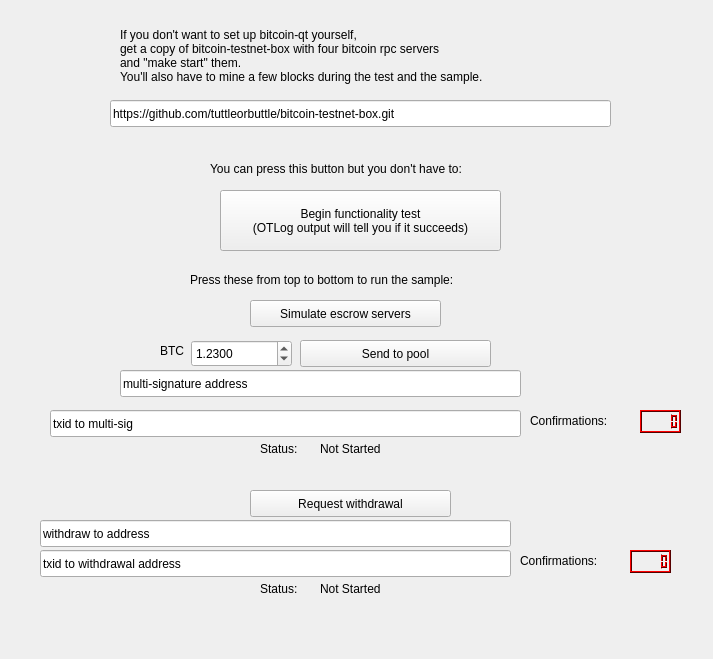
<?xml version="1.0" encoding="UTF-8"?>
<ui version="4.0">
 <class>BtcGuiTest</class>
 <widget class="QWidget" name="BtcGuiTest">
  <property name="geometry">
   <rect>
    <x>0</x>
    <y>0</y>
    <width>713</width>
    <height>659</height>
   </rect>
  </property>
  <property name="windowTitle">
   <string>The best GUI money can buy</string>
  </property>
  <widget class="QPushButton" name="testButton">
   <property name="geometry">
    <rect>
     <x>220</x>
     <y>190</y>
     <width>281</width>
     <height>61</height>
    </rect>
   </property>
   <property name="text">
    <string>Begin functionality test
(OTLog output will tell you if it succeeds)</string>
   </property>
  </widget>
  <widget class="QPushButton" name="simulateEscrSrvrsButton">
   <property name="geometry">
    <rect>
     <x>250</x>
     <y>300</y>
     <width>191</width>
     <height>27</height>
    </rect>
   </property>
   <property name="text">
    <string>Simulate escrow servers</string>
   </property>
  </widget>
  <widget class="QPushButton" name="sendToEscrButton">
   <property name="geometry">
    <rect>
     <x>300</x>
     <y>340</y>
     <width>191</width>
     <height>27</height>
    </rect>
   </property>
   <property name="text">
    <string>Send to pool</string>
   </property>
  </widget>
  <widget class="QLineEdit" name="txidToEscrEdit">
   <property name="geometry">
    <rect>
     <x>50</x>
     <y>410</y>
     <width>471</width>
     <height>27</height>
    </rect>
   </property>
   <property name="text">
    <string>txid to multi-sig</string>
   </property>
  </widget>
  <widget class="QLineEdit" name="depositAddrEdit">
   <property name="geometry">
    <rect>
     <x>120</x>
     <y>370</y>
     <width>401</width>
     <height>27</height>
    </rect>
   </property>
   <property name="text">
    <string>multi-signature address</string>
   </property>
  </widget>
  <widget class="QLabel" name="label">
   <property name="geometry">
    <rect>
     <x>530</x>
     <y>410</y>
     <width>101</width>
     <height>21</height>
    </rect>
   </property>
   <property name="text">
    <string>Confirmations:</string>
   </property>
  </widget>
  <widget class="QLCDNumber" name="confToEscrNumber">
   <property name="geometry">
    <rect>
     <x>640</x>
     <y>410</y>
     <width>41</width>
     <height>23</height>
    </rect>
   </property>
   <property name="palette">
    <palette>
     <active>
      <colorrole role="WindowText">
       <brush brushstyle="SolidPattern">
        <color alpha="255">
         <red>0</red>
         <green>0</green>
         <blue>0</blue>
        </color>
       </brush>
      </colorrole>
      <colorrole role="Button">
       <brush brushstyle="SolidPattern">
        <color alpha="255">
         <red>170</red>
         <green>0</green>
         <blue>0</blue>
        </color>
       </brush>
      </colorrole>
      <colorrole role="Light">
       <brush brushstyle="SolidPattern">
        <color alpha="255">
         <red>255</red>
         <green>0</green>
         <blue>0</blue>
        </color>
       </brush>
      </colorrole>
      <colorrole role="Midlight">
       <brush brushstyle="SolidPattern">
        <color alpha="255">
         <red>212</red>
         <green>0</green>
         <blue>0</blue>
        </color>
       </brush>
      </colorrole>
      <colorrole role="Dark">
       <brush brushstyle="SolidPattern">
        <color alpha="255">
         <red>85</red>
         <green>0</green>
         <blue>0</blue>
        </color>
       </brush>
      </colorrole>
      <colorrole role="Mid">
       <brush brushstyle="SolidPattern">
        <color alpha="255">
         <red>113</red>
         <green>0</green>
         <blue>0</blue>
        </color>
       </brush>
      </colorrole>
      <colorrole role="Text">
       <brush brushstyle="SolidPattern">
        <color alpha="255">
         <red>0</red>
         <green>0</green>
         <blue>0</blue>
        </color>
       </brush>
      </colorrole>
      <colorrole role="BrightText">
       <brush brushstyle="SolidPattern">
        <color alpha="255">
         <red>255</red>
         <green>255</green>
         <blue>255</blue>
        </color>
       </brush>
      </colorrole>
      <colorrole role="ButtonText">
       <brush brushstyle="SolidPattern">
        <color alpha="255">
         <red>0</red>
         <green>0</green>
         <blue>0</blue>
        </color>
       </brush>
      </colorrole>
      <colorrole role="Base">
       <brush brushstyle="SolidPattern">
        <color alpha="255">
         <red>255</red>
         <green>255</green>
         <blue>255</blue>
        </color>
       </brush>
      </colorrole>
      <colorrole role="Window">
       <brush brushstyle="SolidPattern">
        <color alpha="255">
         <red>170</red>
         <green>0</green>
         <blue>0</blue>
        </color>
       </brush>
      </colorrole>
      <colorrole role="Shadow">
       <brush brushstyle="SolidPattern">
        <color alpha="255">
         <red>0</red>
         <green>0</green>
         <blue>0</blue>
        </color>
       </brush>
      </colorrole>
      <colorrole role="AlternateBase">
       <brush brushstyle="SolidPattern">
        <color alpha="255">
         <red>212</red>
         <green>127</green>
         <blue>127</blue>
        </color>
       </brush>
      </colorrole>
      <colorrole role="ToolTipBase">
       <brush brushstyle="SolidPattern">
        <color alpha="255">
         <red>255</red>
         <green>255</green>
         <blue>220</blue>
        </color>
       </brush>
      </colorrole>
      <colorrole role="ToolTipText">
       <brush brushstyle="SolidPattern">
        <color alpha="255">
         <red>0</red>
         <green>0</green>
         <blue>0</blue>
        </color>
       </brush>
      </colorrole>
     </active>
     <inactive>
      <colorrole role="WindowText">
       <brush brushstyle="SolidPattern">
        <color alpha="255">
         <red>0</red>
         <green>0</green>
         <blue>0</blue>
        </color>
       </brush>
      </colorrole>
      <colorrole role="Button">
       <brush brushstyle="SolidPattern">
        <color alpha="255">
         <red>170</red>
         <green>0</green>
         <blue>0</blue>
        </color>
       </brush>
      </colorrole>
      <colorrole role="Light">
       <brush brushstyle="SolidPattern">
        <color alpha="255">
         <red>255</red>
         <green>0</green>
         <blue>0</blue>
        </color>
       </brush>
      </colorrole>
      <colorrole role="Midlight">
       <brush brushstyle="SolidPattern">
        <color alpha="255">
         <red>212</red>
         <green>0</green>
         <blue>0</blue>
        </color>
       </brush>
      </colorrole>
      <colorrole role="Dark">
       <brush brushstyle="SolidPattern">
        <color alpha="255">
         <red>85</red>
         <green>0</green>
         <blue>0</blue>
        </color>
       </brush>
      </colorrole>
      <colorrole role="Mid">
       <brush brushstyle="SolidPattern">
        <color alpha="255">
         <red>113</red>
         <green>0</green>
         <blue>0</blue>
        </color>
       </brush>
      </colorrole>
      <colorrole role="Text">
       <brush brushstyle="SolidPattern">
        <color alpha="255">
         <red>0</red>
         <green>0</green>
         <blue>0</blue>
        </color>
       </brush>
      </colorrole>
      <colorrole role="BrightText">
       <brush brushstyle="SolidPattern">
        <color alpha="255">
         <red>255</red>
         <green>255</green>
         <blue>255</blue>
        </color>
       </brush>
      </colorrole>
      <colorrole role="ButtonText">
       <brush brushstyle="SolidPattern">
        <color alpha="255">
         <red>0</red>
         <green>0</green>
         <blue>0</blue>
        </color>
       </brush>
      </colorrole>
      <colorrole role="Base">
       <brush brushstyle="SolidPattern">
        <color alpha="255">
         <red>255</red>
         <green>255</green>
         <blue>255</blue>
        </color>
       </brush>
      </colorrole>
      <colorrole role="Window">
       <brush brushstyle="SolidPattern">
        <color alpha="255">
         <red>170</red>
         <green>0</green>
         <blue>0</blue>
        </color>
       </brush>
      </colorrole>
      <colorrole role="Shadow">
       <brush brushstyle="SolidPattern">
        <color alpha="255">
         <red>0</red>
         <green>0</green>
         <blue>0</blue>
        </color>
       </brush>
      </colorrole>
      <colorrole role="AlternateBase">
       <brush brushstyle="SolidPattern">
        <color alpha="255">
         <red>212</red>
         <green>127</green>
         <blue>127</blue>
        </color>
       </brush>
      </colorrole>
      <colorrole role="ToolTipBase">
       <brush brushstyle="SolidPattern">
        <color alpha="255">
         <red>255</red>
         <green>255</green>
         <blue>220</blue>
        </color>
       </brush>
      </colorrole>
      <colorrole role="ToolTipText">
       <brush brushstyle="SolidPattern">
        <color alpha="255">
         <red>0</red>
         <green>0</green>
         <blue>0</blue>
        </color>
       </brush>
      </colorrole>
     </inactive>
     <disabled>
      <colorrole role="WindowText">
       <brush brushstyle="SolidPattern">
        <color alpha="255">
         <red>85</red>
         <green>0</green>
         <blue>0</blue>
        </color>
       </brush>
      </colorrole>
      <colorrole role="Button">
       <brush brushstyle="SolidPattern">
        <color alpha="255">
         <red>170</red>
         <green>0</green>
         <blue>0</blue>
        </color>
       </brush>
      </colorrole>
      <colorrole role="Light">
       <brush brushstyle="SolidPattern">
        <color alpha="255">
         <red>255</red>
         <green>0</green>
         <blue>0</blue>
        </color>
       </brush>
      </colorrole>
      <colorrole role="Midlight">
       <brush brushstyle="SolidPattern">
        <color alpha="255">
         <red>212</red>
         <green>0</green>
         <blue>0</blue>
        </color>
       </brush>
      </colorrole>
      <colorrole role="Dark">
       <brush brushstyle="SolidPattern">
        <color alpha="255">
         <red>85</red>
         <green>0</green>
         <blue>0</blue>
        </color>
       </brush>
      </colorrole>
      <colorrole role="Mid">
       <brush brushstyle="SolidPattern">
        <color alpha="255">
         <red>113</red>
         <green>0</green>
         <blue>0</blue>
        </color>
       </brush>
      </colorrole>
      <colorrole role="Text">
       <brush brushstyle="SolidPattern">
        <color alpha="255">
         <red>85</red>
         <green>0</green>
         <blue>0</blue>
        </color>
       </brush>
      </colorrole>
      <colorrole role="BrightText">
       <brush brushstyle="SolidPattern">
        <color alpha="255">
         <red>255</red>
         <green>255</green>
         <blue>255</blue>
        </color>
       </brush>
      </colorrole>
      <colorrole role="ButtonText">
       <brush brushstyle="SolidPattern">
        <color alpha="255">
         <red>85</red>
         <green>0</green>
         <blue>0</blue>
        </color>
       </brush>
      </colorrole>
      <colorrole role="Base">
       <brush brushstyle="SolidPattern">
        <color alpha="255">
         <red>170</red>
         <green>0</green>
         <blue>0</blue>
        </color>
       </brush>
      </colorrole>
      <colorrole role="Window">
       <brush brushstyle="SolidPattern">
        <color alpha="255">
         <red>170</red>
         <green>0</green>
         <blue>0</blue>
        </color>
       </brush>
      </colorrole>
      <colorrole role="Shadow">
       <brush brushstyle="SolidPattern">
        <color alpha="255">
         <red>0</red>
         <green>0</green>
         <blue>0</blue>
        </color>
       </brush>
      </colorrole>
      <colorrole role="AlternateBase">
       <brush brushstyle="SolidPattern">
        <color alpha="255">
         <red>170</red>
         <green>0</green>
         <blue>0</blue>
        </color>
       </brush>
      </colorrole>
      <colorrole role="ToolTipBase">
       <brush brushstyle="SolidPattern">
        <color alpha="255">
         <red>255</red>
         <green>255</green>
         <blue>220</blue>
        </color>
       </brush>
      </colorrole>
      <colorrole role="ToolTipText">
       <brush brushstyle="SolidPattern">
        <color alpha="255">
         <red>0</red>
         <green>0</green>
         <blue>0</blue>
        </color>
       </brush>
      </colorrole>
     </disabled>
    </palette>
   </property>
   <property name="font">
    <font>
     <weight>50</weight>
     <bold>false</bold>
    </font>
   </property>
  </widget>
  <widget class="QLineEdit" name="withdrawAddrEdit">
   <property name="geometry">
    <rect>
     <x>40</x>
     <y>520</y>
     <width>471</width>
     <height>27</height>
    </rect>
   </property>
   <property name="text">
    <string>withdraw to address</string>
   </property>
  </widget>
  <widget class="QPushButton" name="reqWithdrButton">
   <property name="geometry">
    <rect>
     <x>250</x>
     <y>490</y>
     <width>201</width>
     <height>27</height>
    </rect>
   </property>
   <property name="text">
    <string>Request withdrawal</string>
   </property>
  </widget>
  <widget class="QLineEdit" name="txidWithdrEdit">
   <property name="geometry">
    <rect>
     <x>40</x>
     <y>550</y>
     <width>471</width>
     <height>27</height>
    </rect>
   </property>
   <property name="text">
    <string>txid to withdrawal address</string>
   </property>
  </widget>
  <widget class="QLCDNumber" name="confToWithdrNumber">
   <property name="geometry">
    <rect>
     <x>630</x>
     <y>550</y>
     <width>41</width>
     <height>23</height>
    </rect>
   </property>
   <property name="palette">
    <palette>
     <active>
      <colorrole role="WindowText">
       <brush brushstyle="SolidPattern">
        <color alpha="255">
         <red>0</red>
         <green>0</green>
         <blue>0</blue>
        </color>
       </brush>
      </colorrole>
      <colorrole role="Button">
       <brush brushstyle="SolidPattern">
        <color alpha="255">
         <red>170</red>
         <green>0</green>
         <blue>0</blue>
        </color>
       </brush>
      </colorrole>
      <colorrole role="Light">
       <brush brushstyle="SolidPattern">
        <color alpha="255">
         <red>255</red>
         <green>0</green>
         <blue>0</blue>
        </color>
       </brush>
      </colorrole>
      <colorrole role="Midlight">
       <brush brushstyle="SolidPattern">
        <color alpha="255">
         <red>212</red>
         <green>0</green>
         <blue>0</blue>
        </color>
       </brush>
      </colorrole>
      <colorrole role="Dark">
       <brush brushstyle="SolidPattern">
        <color alpha="255">
         <red>85</red>
         <green>0</green>
         <blue>0</blue>
        </color>
       </brush>
      </colorrole>
      <colorrole role="Mid">
       <brush brushstyle="SolidPattern">
        <color alpha="255">
         <red>113</red>
         <green>0</green>
         <blue>0</blue>
        </color>
       </brush>
      </colorrole>
      <colorrole role="Text">
       <brush brushstyle="SolidPattern">
        <color alpha="255">
         <red>0</red>
         <green>0</green>
         <blue>0</blue>
        </color>
       </brush>
      </colorrole>
      <colorrole role="BrightText">
       <brush brushstyle="SolidPattern">
        <color alpha="255">
         <red>255</red>
         <green>255</green>
         <blue>255</blue>
        </color>
       </brush>
      </colorrole>
      <colorrole role="ButtonText">
       <brush brushstyle="SolidPattern">
        <color alpha="255">
         <red>0</red>
         <green>0</green>
         <blue>0</blue>
        </color>
       </brush>
      </colorrole>
      <colorrole role="Base">
       <brush brushstyle="SolidPattern">
        <color alpha="255">
         <red>255</red>
         <green>255</green>
         <blue>255</blue>
        </color>
       </brush>
      </colorrole>
      <colorrole role="Window">
       <brush brushstyle="SolidPattern">
        <color alpha="255">
         <red>170</red>
         <green>0</green>
         <blue>0</blue>
        </color>
       </brush>
      </colorrole>
      <colorrole role="Shadow">
       <brush brushstyle="SolidPattern">
        <color alpha="255">
         <red>0</red>
         <green>0</green>
         <blue>0</blue>
        </color>
       </brush>
      </colorrole>
      <colorrole role="AlternateBase">
       <brush brushstyle="SolidPattern">
        <color alpha="255">
         <red>212</red>
         <green>127</green>
         <blue>127</blue>
        </color>
       </brush>
      </colorrole>
      <colorrole role="ToolTipBase">
       <brush brushstyle="SolidPattern">
        <color alpha="255">
         <red>255</red>
         <green>255</green>
         <blue>220</blue>
        </color>
       </brush>
      </colorrole>
      <colorrole role="ToolTipText">
       <brush brushstyle="SolidPattern">
        <color alpha="255">
         <red>0</red>
         <green>0</green>
         <blue>0</blue>
        </color>
       </brush>
      </colorrole>
     </active>
     <inactive>
      <colorrole role="WindowText">
       <brush brushstyle="SolidPattern">
        <color alpha="255">
         <red>0</red>
         <green>0</green>
         <blue>0</blue>
        </color>
       </brush>
      </colorrole>
      <colorrole role="Button">
       <brush brushstyle="SolidPattern">
        <color alpha="255">
         <red>170</red>
         <green>0</green>
         <blue>0</blue>
        </color>
       </brush>
      </colorrole>
      <colorrole role="Light">
       <brush brushstyle="SolidPattern">
        <color alpha="255">
         <red>255</red>
         <green>0</green>
         <blue>0</blue>
        </color>
       </brush>
      </colorrole>
      <colorrole role="Midlight">
       <brush brushstyle="SolidPattern">
        <color alpha="255">
         <red>212</red>
         <green>0</green>
         <blue>0</blue>
        </color>
       </brush>
      </colorrole>
      <colorrole role="Dark">
       <brush brushstyle="SolidPattern">
        <color alpha="255">
         <red>85</red>
         <green>0</green>
         <blue>0</blue>
        </color>
       </brush>
      </colorrole>
      <colorrole role="Mid">
       <brush brushstyle="SolidPattern">
        <color alpha="255">
         <red>113</red>
         <green>0</green>
         <blue>0</blue>
        </color>
       </brush>
      </colorrole>
      <colorrole role="Text">
       <brush brushstyle="SolidPattern">
        <color alpha="255">
         <red>0</red>
         <green>0</green>
         <blue>0</blue>
        </color>
       </brush>
      </colorrole>
      <colorrole role="BrightText">
       <brush brushstyle="SolidPattern">
        <color alpha="255">
         <red>255</red>
         <green>255</green>
         <blue>255</blue>
        </color>
       </brush>
      </colorrole>
      <colorrole role="ButtonText">
       <brush brushstyle="SolidPattern">
        <color alpha="255">
         <red>0</red>
         <green>0</green>
         <blue>0</blue>
        </color>
       </brush>
      </colorrole>
      <colorrole role="Base">
       <brush brushstyle="SolidPattern">
        <color alpha="255">
         <red>255</red>
         <green>255</green>
         <blue>255</blue>
        </color>
       </brush>
      </colorrole>
      <colorrole role="Window">
       <brush brushstyle="SolidPattern">
        <color alpha="255">
         <red>170</red>
         <green>0</green>
         <blue>0</blue>
        </color>
       </brush>
      </colorrole>
      <colorrole role="Shadow">
       <brush brushstyle="SolidPattern">
        <color alpha="255">
         <red>0</red>
         <green>0</green>
         <blue>0</blue>
        </color>
       </brush>
      </colorrole>
      <colorrole role="AlternateBase">
       <brush brushstyle="SolidPattern">
        <color alpha="255">
         <red>212</red>
         <green>127</green>
         <blue>127</blue>
        </color>
       </brush>
      </colorrole>
      <colorrole role="ToolTipBase">
       <brush brushstyle="SolidPattern">
        <color alpha="255">
         <red>255</red>
         <green>255</green>
         <blue>220</blue>
        </color>
       </brush>
      </colorrole>
      <colorrole role="ToolTipText">
       <brush brushstyle="SolidPattern">
        <color alpha="255">
         <red>0</red>
         <green>0</green>
         <blue>0</blue>
        </color>
       </brush>
      </colorrole>
     </inactive>
     <disabled>
      <colorrole role="WindowText">
       <brush brushstyle="SolidPattern">
        <color alpha="255">
         <red>85</red>
         <green>0</green>
         <blue>0</blue>
        </color>
       </brush>
      </colorrole>
      <colorrole role="Button">
       <brush brushstyle="SolidPattern">
        <color alpha="255">
         <red>170</red>
         <green>0</green>
         <blue>0</blue>
        </color>
       </brush>
      </colorrole>
      <colorrole role="Light">
       <brush brushstyle="SolidPattern">
        <color alpha="255">
         <red>255</red>
         <green>0</green>
         <blue>0</blue>
        </color>
       </brush>
      </colorrole>
      <colorrole role="Midlight">
       <brush brushstyle="SolidPattern">
        <color alpha="255">
         <red>212</red>
         <green>0</green>
         <blue>0</blue>
        </color>
       </brush>
      </colorrole>
      <colorrole role="Dark">
       <brush brushstyle="SolidPattern">
        <color alpha="255">
         <red>85</red>
         <green>0</green>
         <blue>0</blue>
        </color>
       </brush>
      </colorrole>
      <colorrole role="Mid">
       <brush brushstyle="SolidPattern">
        <color alpha="255">
         <red>113</red>
         <green>0</green>
         <blue>0</blue>
        </color>
       </brush>
      </colorrole>
      <colorrole role="Text">
       <brush brushstyle="SolidPattern">
        <color alpha="255">
         <red>85</red>
         <green>0</green>
         <blue>0</blue>
        </color>
       </brush>
      </colorrole>
      <colorrole role="BrightText">
       <brush brushstyle="SolidPattern">
        <color alpha="255">
         <red>255</red>
         <green>255</green>
         <blue>255</blue>
        </color>
       </brush>
      </colorrole>
      <colorrole role="ButtonText">
       <brush brushstyle="SolidPattern">
        <color alpha="255">
         <red>85</red>
         <green>0</green>
         <blue>0</blue>
        </color>
       </brush>
      </colorrole>
      <colorrole role="Base">
       <brush brushstyle="SolidPattern">
        <color alpha="255">
         <red>170</red>
         <green>0</green>
         <blue>0</blue>
        </color>
       </brush>
      </colorrole>
      <colorrole role="Window">
       <brush brushstyle="SolidPattern">
        <color alpha="255">
         <red>170</red>
         <green>0</green>
         <blue>0</blue>
        </color>
       </brush>
      </colorrole>
      <colorrole role="Shadow">
       <brush brushstyle="SolidPattern">
        <color alpha="255">
         <red>0</red>
         <green>0</green>
         <blue>0</blue>
        </color>
       </brush>
      </colorrole>
      <colorrole role="AlternateBase">
       <brush brushstyle="SolidPattern">
        <color alpha="255">
         <red>170</red>
         <green>0</green>
         <blue>0</blue>
        </color>
       </brush>
      </colorrole>
      <colorrole role="ToolTipBase">
       <brush brushstyle="SolidPattern">
        <color alpha="255">
         <red>255</red>
         <green>255</green>
         <blue>220</blue>
        </color>
       </brush>
      </colorrole>
      <colorrole role="ToolTipText">
       <brush brushstyle="SolidPattern">
        <color alpha="255">
         <red>0</red>
         <green>0</green>
         <blue>0</blue>
        </color>
       </brush>
      </colorrole>
     </disabled>
    </palette>
   </property>
  </widget>
  <widget class="QLabel" name="label_2">
   <property name="geometry">
    <rect>
     <x>520</x>
     <y>550</y>
     <width>101</width>
     <height>21</height>
    </rect>
   </property>
   <property name="text">
    <string>Confirmations:</string>
   </property>
  </widget>
  <widget class="QLabel" name="label_3">
   <property name="geometry">
    <rect>
     <x>190</x>
     <y>270</y>
     <width>351</width>
     <height>20</height>
    </rect>
   </property>
   <property name="text">
    <string>Press these from top to bottom to run the sample:</string>
   </property>
  </widget>
  <widget class="QDoubleSpinBox" name="amountToEscrSpinBox">
   <property name="geometry">
    <rect>
     <x>191</x>
     <y>340</y>
     <width>101</width>
     <height>27</height>
    </rect>
   </property>
   <property name="accelerated">
    <bool>true</bool>
   </property>
   <property name="decimals">
    <number>4</number>
   </property>
   <property name="maximum">
    <double>20000000.000000000000000</double>
   </property>
   <property name="value">
    <double>1.230000000000000</double>
   </property>
  </widget>
  <widget class="QLabel" name="label_4">
   <property name="geometry">
    <rect>
     <x>160</x>
     <y>340</y>
     <width>31</width>
     <height>21</height>
    </rect>
   </property>
   <property name="text">
    <string>BTC</string>
   </property>
  </widget>
  <widget class="QLabel" name="depositStatusLabel">
   <property name="geometry">
    <rect>
     <x>320</x>
     <y>440</y>
     <width>271</width>
     <height>17</height>
    </rect>
   </property>
   <property name="text">
    <string>Not Started</string>
   </property>
  </widget>
  <widget class="QLabel" name="label_6">
   <property name="geometry">
    <rect>
     <x>260</x>
     <y>440</y>
     <width>67</width>
     <height>17</height>
    </rect>
   </property>
   <property name="text">
    <string>Status:</string>
   </property>
  </widget>
  <widget class="QLabel" name="label_7">
   <property name="geometry">
    <rect>
     <x>260</x>
     <y>580</y>
     <width>67</width>
     <height>17</height>
    </rect>
   </property>
   <property name="text">
    <string>Status:</string>
   </property>
  </widget>
  <widget class="QLabel" name="withdrawStatusLabel">
   <property name="geometry">
    <rect>
     <x>320</x>
     <y>580</y>
     <width>241</width>
     <height>17</height>
    </rect>
   </property>
   <property name="text">
    <string>Not Started</string>
   </property>
  </widget>
  <widget class="QLabel" name="label_5">
   <property name="geometry">
    <rect>
     <x>210</x>
     <y>160</y>
     <width>331</width>
     <height>17</height>
    </rect>
   </property>
   <property name="text">
    <string>You can press this button but you don't have to:</string>
   </property>
  </widget>
  <widget class="QLineEdit" name="lineEdit">
   <property name="geometry">
    <rect>
     <x>110</x>
     <y>100</y>
     <width>501</width>
     <height>27</height>
    </rect>
   </property>
   <property name="text">
    <string>https://github.com/tuttleorbuttle/bitcoin-testnet-box.git</string>
   </property>
  </widget>
  <widget class="QLabel" name="label_8">
   <property name="geometry">
    <rect>
     <x>120</x>
     <y>20</y>
     <width>481</width>
     <height>71</height>
    </rect>
   </property>
   <property name="text">
    <string>If you don't want to set up bitcoin-qt yourself,
get a copy of bitcoin-testnet-box with four bitcoin rpc servers
and &quot;make start&quot; them.
You'll also have to mine a few blocks during the test and the sample.</string>
   </property>
  </widget>
 </widget>
 <resources/>
 <connections/>
</ui>
